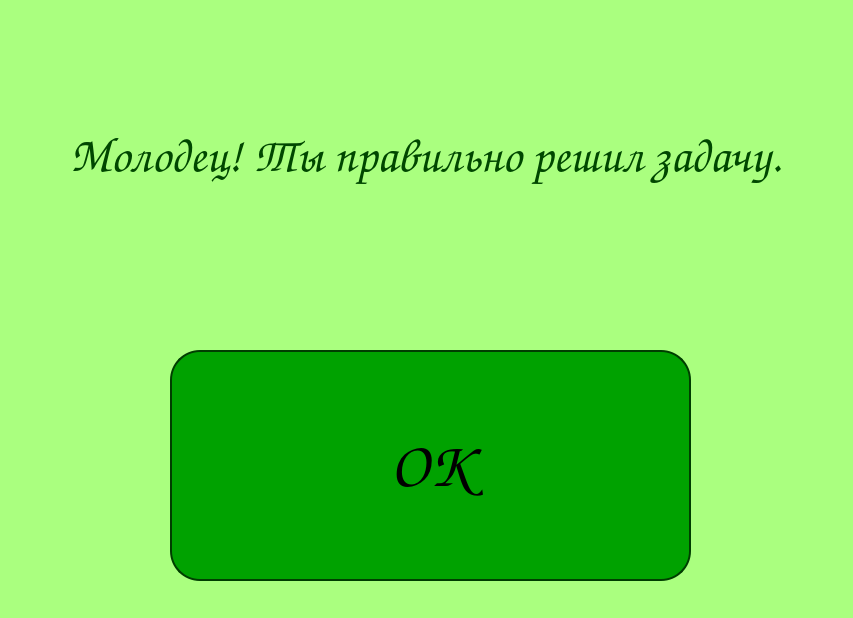
<?xml version="1.0" encoding="UTF-8"?>
<ui version="4.0">
 <class>Dialog</class>
 <widget class="QDialog" name="Dialog">
  <property name="geometry">
   <rect>
    <x>0</x>
    <y>0</y>
    <width>853</width>
    <height>618</height>
   </rect>
  </property>
  <property name="windowTitle">
   <string>Молодец!</string>
  </property>
  <property name="styleSheet">
   <string notr="true">background-color: rgb(170, 255, 127);</string>
  </property>
  <widget class="QLabel" name="label">
   <property name="geometry">
    <rect>
     <x>10</x>
     <y>0</y>
     <width>831</width>
     <height>311</height>
    </rect>
   </property>
   <property name="font">
    <font>
     <family>Comic Sans MS</family>
     <pointsize>36</pointsize>
    </font>
   </property>
   <property name="styleSheet">
    <string notr="true">color: rgb(0, 71, 0)</string>
   </property>
   <property name="text">
    <string>Молодец! Ты правильно решил задачу.</string>
   </property>
   <property name="scaledContents">
    <bool>true</bool>
   </property>
   <property name="alignment">
    <set>Qt::AlignCenter</set>
   </property>
   <property name="wordWrap">
    <bool>true</bool>
   </property>
  </widget>
  <widget class="QPushButton" name="acceptButton">
   <property name="geometry">
    <rect>
     <x>170</x>
     <y>350</y>
     <width>521</width>
     <height>231</height>
    </rect>
   </property>
   <property name="font">
    <font>
     <family>Comic Sans MS</family>
     <pointsize>48</pointsize>
    </font>
   </property>
   <property name="styleSheet">
    <string notr="true">QPushButton#acceptButton {
background-color: rgb(0, 162, 0);
border: 2px solid rgb(0, 62, 0);
border-radius: 30px;
}
QPushButton#acceptButton:hover {
background-color: rgb(0, 140, 0);
}</string>
   </property>
   <property name="text">
    <string>ОК</string>
   </property>
  </widget>
 </widget>
 <resources/>
 <connections/>
</ui>
